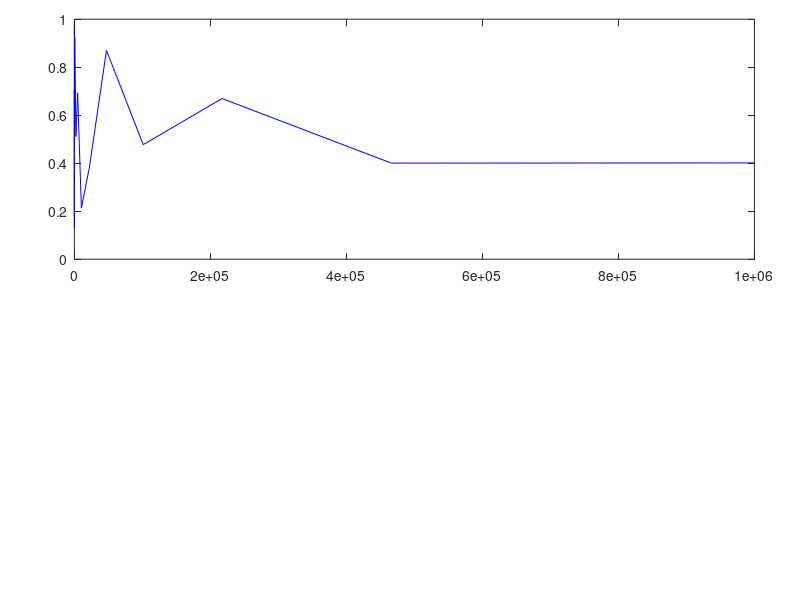

MATLAB code for this plot: (Note: this script raises an error after producing the figure.)


Freq_min = 0.5; % Hz
Freq_max = 1e6; % Hz
Freq_num = 20;
freq_list = 10.^linspace(log10(Freq_min), log10(Freq_max), Freq_num);


F_arr = freq_list;
A_arr = rand(size(F_arr));
P_arr = rand(size(F_arr));

figure('Position', [440 240 690 745]);



subplot('Position', [0.093    0.568    0.85    0.40])
cla
plot(F_arr, A_arr, '-b');
FRA_plot_design(gca, freq_list, 'I, A')


subplot('Position', [0.093    0.086    0.85    0.40])
cla
plot(F_arr, P_arr, '-b');
FRA_plot_design(gca, freq_list, 'Phase, deg')
























